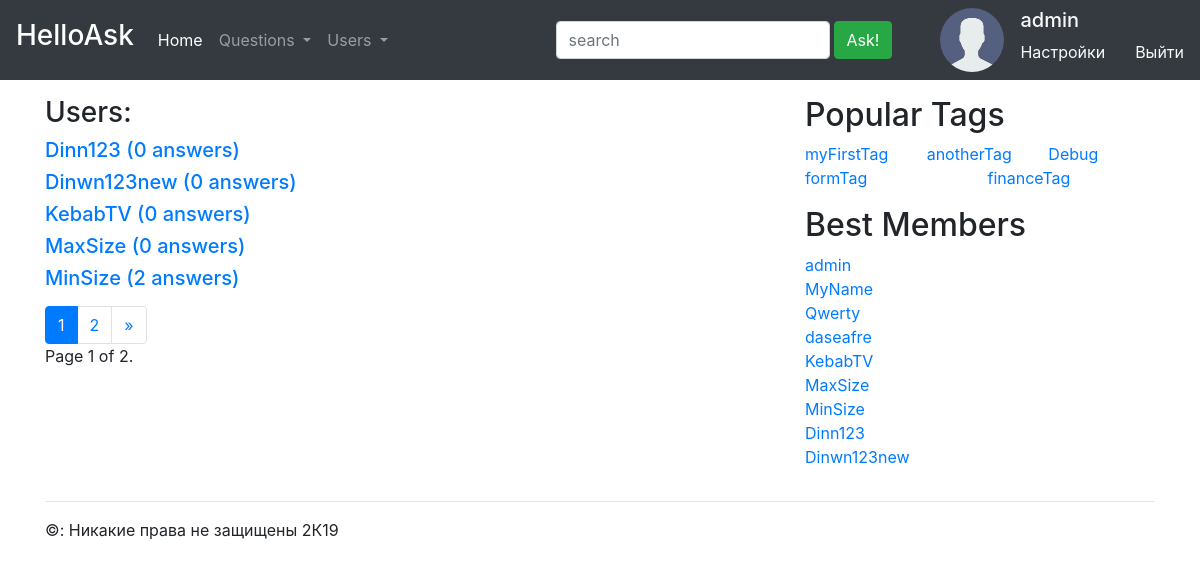
Screenshot of /asker/users/ (signed in) with the database file from the repository.
### asker/models.py (models this page shows)
class Tag(models.Model):
    tagName = models.CharField(max_length = 16, unique = True)
    slug = models.SlugField(max_length=128)
    objects = TagManager()
    def __str__(self):
        return self.tagName
    def get_absolute_url(self):
        return reverse('TagDetail', kwargs={'slug': self.slug})

### asker/views.py (the view)
# urls.py: path('users/', users, name="Users"),
def users(request):
    template = 'asker/users.html'
    header = "Users:"
    return paginatorRender(request, User.objects.annotate(numb_answers=Count('answers')).all(), template)

### asker/templatetags/hot.py (called while the page is built)
@register.inclusion_tag('asker/include/tags.html')
def Hot_tags_users():
    hot_tags = Tag.objects.all()
    hot_users = User.objects.all()
    return {'hot_tags': hot_tags, 'hot_users': hot_users}

### asker/views.py (called while the page is built)
def paginatorRender(request, object_list, template='/', header = None, obj = None):
    paginator = Paginator(object_list, 5)
    page = request.GET.get('page')
    object_list = paginator.get_page(page)
    return render(request, template, {'object_list':  object_list, 'obj': obj, 'header': header})

### templates/asker/users.html (shortened to what this page needs)
{% extends "asker/base.html" %}
{% block mainContent %}
  <div class="row align-items-center">
    <div class="col-auto">
      <h3>Users:</h3>
    </div>
  </div>
  {% for obj in object_list %}
    {% include "asker/include/user.html" %}
  {% endfor %}
  {% if object_list.paginator.num_pages > 1 %}
  {% include "asker/include/pageNavigation.html" %}
  {% endif %}
{% endblock %}

### templates/asker/include/authorized.html
{% block content %}
{% load static %}
<form>
  <div class="media ml-5">
    <img src="{% static 'img/noAvatarIcon.png' %}" class="img-fluid mr-3" alt="generic placeholder">
    <div class="media-body">
      <h5 class="text-light">{{ user.username }}</h5>
      <div clas="container">
        <div class="row">
          <div class="col">
            <a class="text-light" href="{% url 'settings' %}">Настройки</a>
          </div>
          <div class="col">
            <a href="{% url 'signout' %}" class="text-light">Выйти</a>
          </div>
        </div>
      </div>
    </div>
  </div>
</form>
{% endblock %}

### templates/asker/include/user.html
{% block content %}
<a href="{{obj.get_absolute_url}}"><h5>{{obj.username}} ({{obj.numb_answers}} answers)</h5></a>
{% endblock %}

### templates/asker/include/tags.html
{% load hot %}
{% block content %}
<div class="container mb-3 pl-0">
  <h2>Popular Tags</h2>
  <div class="row">
    {% for tag in hot_tags %}
    <div class="col">
      <a href="{{ tag.get_absolute_url }}">{{tag}}</a>
    </div>
    {% endfor %}
  </div>
</div>
<div class="container mb-3 pl-0">
  <h2>Best Members</h2>
  {% for user in hot_users %}
  <div class="row">
    <div class="col">
      <a href="#">{{user}}</a>
    </div>
  </div>
  {% endfor %}
</div>
{% endblock %}

### rows the page displays
Tag: tagName "myFirstTag"
Tag: tagName "anotherTag"
Tag: tagName "Debug"
Tag: tagName "formTag"
Tag: tagName "financeTag"

### other values shown
{{ user.username }} "admin"
{{ obj.username }} "Dinn123"
{{ obj.numb_answers }} "0"
{{ obj.username }} "Dinwn123new"
{{ obj.username }} "KebabTV"
{{ obj.username }} "MaxSize"
{{ obj.username }} "MinSize"
{{ obj.numb_answers }} "2"
{{ object_list.number }} "1"
{{ object_list.next_page_number }} "2"
{{ object_list.paginator.num_pages }} "2"
{{ user }} "admin"
{{ user }} "MyName"
{{ user }} "Qwerty"
{{ user }} "daseafre"
